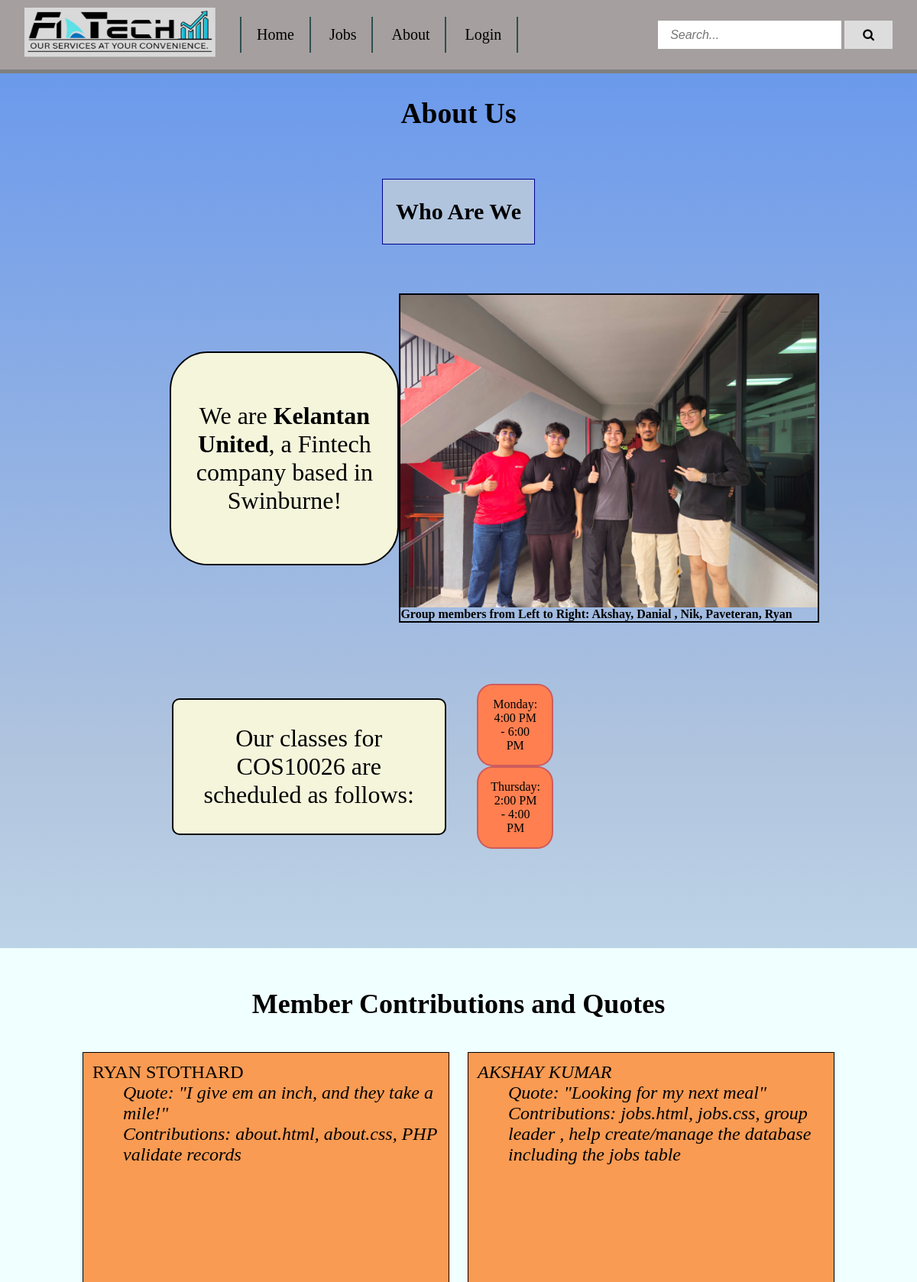
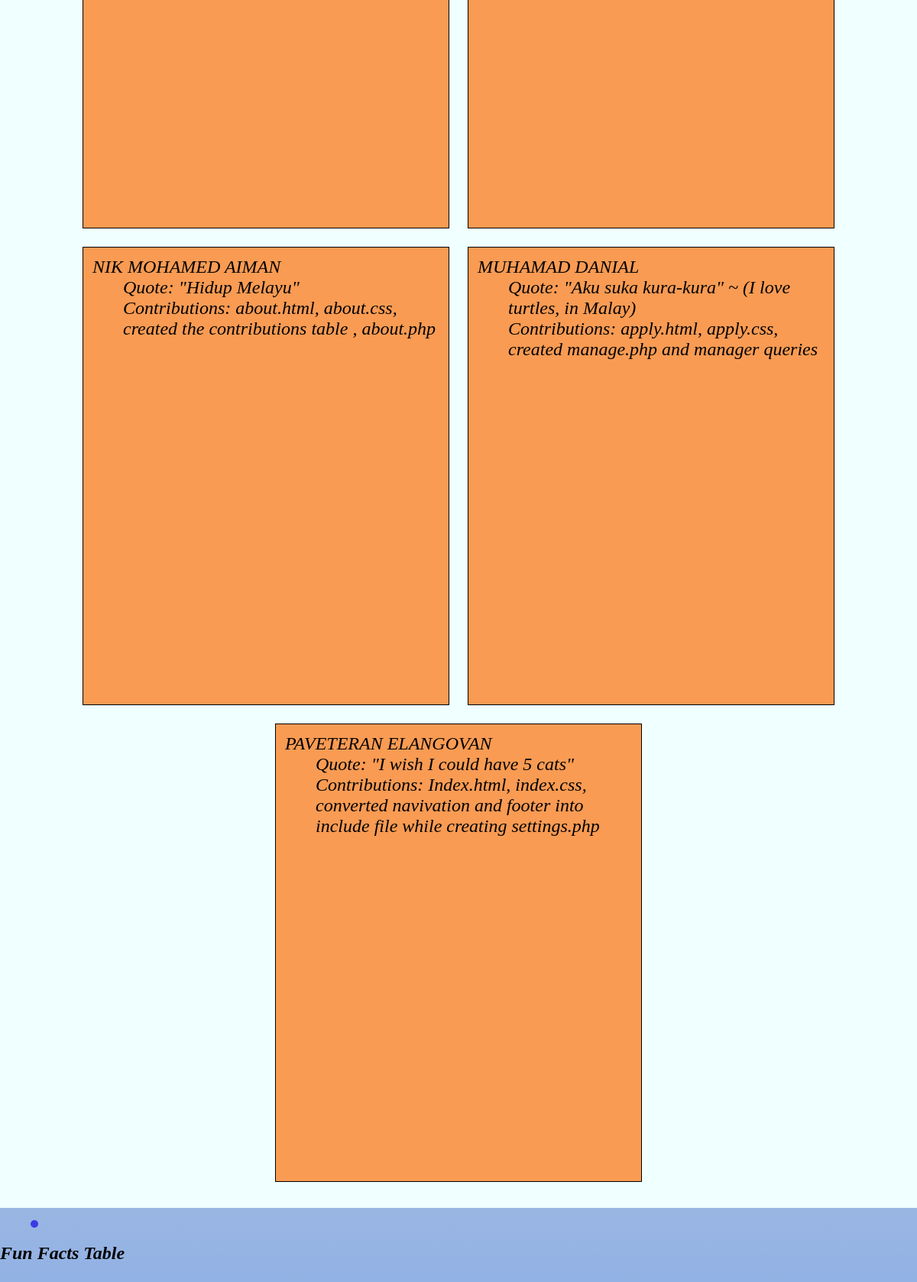
Page /about.php (upper part) on the committed database (2 pictures, top to bottom).
### tables this page shows
CREATE TABLE `about` (
  `Student_ID` int(9) NOT NULL,
  `Name` varchar(50) NOT NULL,
  `Contributions_Field` varchar(100) NOT NULL,
  `Quote` tinytext DEFAULT NULL
);

### about.php (the view, shortened to what this page needs)
<!DOCTYPE html >
<html lang="en">
    <head>
        <link rel="stylesheet" href="https://cdnjs.cloudflare.com/ajax/libs/font-awesome/4.7.0/css/font-awesome.min.css">
        <link href="Styles.css" rel="stylesheet">
    </head>
    <body class>
        <div class="wrapper_ab">
            <section class="background">
                    <?php
                    include 'header.inc';
                    ?>
                <header>
                    <div class="title_ab"><h1>About Us</h1></div>
                </header>
                <main>
                    <section class="middle_section_ab">
                        <div class="who_ab"><h2 class="fix_1">Who Are We</h2></div>
                        <div class="us_ab">
                            <div class="text1_ab">
                                <p>We are <strong>Kelantan United</strong>, a Fintech company based in Swinburne!</p>
                            </div>
                            <div class="group_photo_ab" >
                                <img src="images/picgroup.jpg" alt="Group Photo" height="auto" width="100%">
                                <figcaption><strong>Group members from Left to Right: Akshay, Danial , Nik, Paveteran, Ryan</strong></figcaption>
                            </div>
                        </div>
                        <div class="text2_ab">
                            <p>Our classes for COS10026 are scheduled as follows:</p>
                            <ul>
                                <li>Monday: 4:00 PM - 6:00 PM</li>
                                <li>Thursday: 2:00 PM - 4:00 PM</li>
                            </ul>
                        </div>
                        <br>
                    </section>
                    <section class="sub_section_block_ab">
                        <div class="sub_topic_ab"><h2>Member Contributions and Quotes</h2></div>
                        <div class="people_ab">
                        <?php
                            require_once('settings.php') ;
                            $conn = @mysqli_connect($host,$user,$pwd,$dbname);
                            $sql ="SELECT Student_ID, Name , Contributions_Field, Quote
                                  FROM about
                                  ORDER BY Student_ID";
                            $result = mysqli_query($conn, $sql);
                            $current = "";
                            if ($result) {
                                while ($row = mysqli_fetch_array($result)) {
                                if ($row["Student_ID"] != $current  ) {
                                    if ( $current != "") {
                                        echo "</div></dl>";
                                    }
                                    $current = $row["Student_ID"];
                                    echo "<dl class ='member_ab'> ";
                                    echo "<div class ='member_name_ab'><dt>" . htmlspecialchars($row["Name"]) ."</dt></div>";
                                    echo "<div class ='member_text_ab'>";
                                    echo "<dd><i>Quote: " . htmlspecialchars($row["Quote"]) ."";
                                }
                                echo "<dd><i>Contributions: ". htmlspecialchars($row["Contributions_Field"]) ."</i></dd>";
                                }
                                if ($current !="") {
                                    echo "</div></dl>";
                                }
                                }
                        ?>
                        </div>
                    </section>
                    <figure>
                    </figure>
                    <section>
                        <h2>Fun Facts Table</h2>
                </main>
            </section>
        </div>
    </body>
</html>

### header.inc
<header class="top_area">
    <a href="#" class="logo">
        <img src="images/FINTECH_LOGO.jpeg" alt="Fintech Logo" height="65rem" width="250rem">
    </a>
    <?php include 'navigation.inc'; ?>
    <div class="searchbar">
        <form action="search.php" method="get">
            <input type="text" name="q" placeholder="Search...">
            <button type="submit"><i class="fa fa-search"></i></button>
        </form>
    </div>
</header>

### navigation.inc
<nav class="navigation">
    <a href="index.php">Home</a>
    <a href="jobs.php">Jobs</a>
    <a href="about.php">About</a>
    <a href="login.php">Login</a>
</nav>

### Styles.css (style rules this page uses)
* { font-family: Georgia, serif; }
*, *::before, *::after { box-sizing: border-box; }
body { margin: 0; font-family: Georgia, serif; }
.top_area { display: flex; align-items: center; gap: 2rem; justify-content: space-between; padding: 0 2rem; min-height: 6rem; background-color: rgb(165, 159, 159); border-bottom: 5px solid grey; width: 100%; }
.logo { font-size: 1.75rem; font-weight: bold; }
.navigation a { display: inline-block; font-size: 1.25rem; text-decoration: none; color: #000; padding: 0.75rem 1.25rem; border-right: 2px solid darkslategray; transition: background-color 0.2s ease; }
.navigation a:first-child { border-left: 2px solid darkslategray; }
.searchbar { display: flex; align-items: center; margin-left: auto; }
.searchbar input[type="text"] { padding: 0.6rem 1rem; font-size: 1rem; border: none; font-style: italic; outline: none; }
.searchbar button { padding: 0.6rem 1.5rem; background-color: #ddd; font-size: 1rem; border: none; cursor: pointer; transition: background-color 0.2s ease; }
body { background-color:lightcyan; background-image: linear-gradient( cornflowerblue,lightsteelblue,lightcyan, lightsteelblue,cornflowerblue); }
.searchbar input[type="text"] { all: revert; }
.top_area { display: flex; align-items: center; gap: 2rem; justify-content: space-between; padding: 0 2rem; min-height: 6rem; display: flex; align-items: center; gap: 2rem; justify-content: space-between; padding: 0 2rem; min-height: 6rem; background-color: rgb(165, 159, 159); border-bottom: 5px solid grey; width: 100%; min-width: max-content; box-sizing: border-box; }
input[type="text"], input[type="email"], select, textarea { width: 90%; padding: 6px; font-size: 1rem; border: 1px solid #ccc; border-radius: 6px; background-color: #fff; outline: none; transition: border-color 0.2s ease, box-shadow 0.2s ease; }
input[type="text"], input[type="email"], input[type="radio"], select { margin: 10px }
.title_ab { font-size: 25px; text-align: center; }
.who_ab { position:relative; border: 1px solid darkblue; background-color:lightsteelblue; width:90%; max-width: 200px; text-align:center; margin: 0px auto; font-size:1.25em; white-space:nowrap; color:rgb(2, 15, 98); }
.who_ab h2::after { position:absolute; content:"?"; font-size:75px; transform:scale(0); transition:ease-out; transition-duration: 150ms; bottom:10px }
.text1_ab { display:flex; font-size:2em; flex-direction: row; text-align: center; align-items: center; border: 2px solid ; width:90%; max-width:300px; min-width:250px; margin:auto; margin-left:10%; background-color:beige; border-radius:50px; padding:1em; }
.us_ab { display:flex; margin:2em; padding:2em; }
.group_photo_ab { border: 2px double black; bottom:16em; left:65em; min-width: 20em; max-width: 40em; max-height: 50em; }
.group_photo_ab img { width:100%; max-width:100%; height:auto; display:block; }
.text2_ab { position:relative; display:flex; width:90%; max-width: 500px; margin:2em; align-items:center; text-align:center; left:12%; }
.text2_ab p { padding:1em; font-size:2em; border:2px solid ; background-color:beige; border-radius:10px; min-height:5em; max-height:100em; align-items:center; text-align:center; }
.text2_ab li { display:flex; margin:auto; padding:1em; border: 2px solid indianred; background-color:coral; border-radius:20%; min-height:5em ; max-height:10em; min-width:100px; max-width:90%; text-align:center; align-items:center; }
.middle_section_ab { margin:2em; padding:2em; }
.sub_section_block_ab { border:2px double azure; width:100%; background-color:azure; height:auto; padding: 20px 0; }
.sub_topic_ab { text-align: center; font-size:1.5em; }
.people_ab { display:flex; flex-wrap:wrap; justify-content: center; }
.sub_section_block_ab dl { border:1px solid; font-size:1.5em; min-width:20em; max-width:25%; min-height:600px; background-color:rgb(249, 155, 83); margin:0.5em; padding:0.5em; position:relative; overflow:hidden; display:block; }
.fix_1 { border:none; background-color:transparent; color: black; }
* { font-family: georgia, serif; color: black; }

### about.php (style rules this page uses)
figure { border: 5px solid #3b3be4; border-radius: 10px; width: fit-content; text-align: center; }

### rows in the picture
about: Name "RYAN STOTHARD", Quote "\"I give em an inch, and they take a mile!\"", Contributions_Field "about.html, about.css, PHP validate records"
about: Name "AKSHAY KUMAR", Quote "\"Looking for my next meal\"", Contributions_Field "jobs.html, jobs.css, group leader , help create/manage the database including the jobs table"
about: Name "NIK MOHAMED AIMAN", Quote "\"Hidup Melayu\"", Contributions_Field "about.html, about.css, created the contributions table , about.php"
about: Name "MUHAMAD DANIAL", Quote "\"Aku suka kura-kura\" ~ (I love turtles, in Malay)", Contributions_Field "apply.html, apply.css, created manage.php and manager queries"
about: Name "PAVETERAN ELANGOVAN", Quote "\"I wish I could have 5 cats\"", Contributions_Field "Index.html, index.css, converted navivation and footer into include file while creating settings.php"
